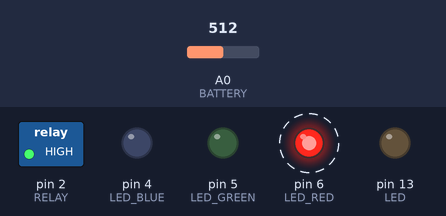
The sketch below on a simulated Arduino Nano, built with avr-gcc and run on an emulated ATmega328P. Shown: switched loads named in the sketch (green lamp = pin HIGH), output pins drawn as LEDs (lit = HIGH). Dashed ring = blinking. The inputs (shaded band) are chosen by the test bench; at power-on: A0 (BATTERY) = 512. What the sketch prints to the serial monitor is not drawn.

Above: at 0.3 s.
Timing chart, 0 to 3.0 s (numbered marks = the images above):
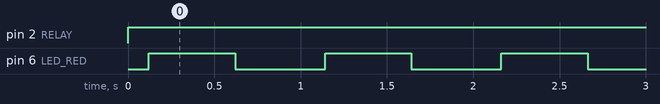

Measured:
- by itself, pin 2 (RELAY): LOW → HIGH at 0.00 s
- by itself, pin 6 (LED_RED): alternates HIGH for 0.50 s and LOW for 0.52 s

The sketch:

Ebike_Charger_Management.ino
```cpp
#include "Averager.h"

const int LED = 13;
const int LED_BLUE = 4;
const int LED_RED = 6;
const int LED_GREEN = 5;
const int RELAY = 2;
const int BATTERY = A0;

enum Color { red, green, blue, dark};
enum Relay { on, off };

const double VOLTAGE_MULTIPLIER = 0.0569;
const int HVC = 57.3;
const int DELAY = 500;


void setLedColor(enum Color input);
double getBatteryVoltage();
void turnRelay(enum Relay input);
void charge();
Averager aveg;


void setup() {
	pinMode(LED, OUTPUT);
	pinMode(LED_RED, OUTPUT);
	pinMode(LED_GREEN, OUTPUT);
	pinMode(LED_BLUE, OUTPUT);

	pinMode(RELAY, OUTPUT);

	pinMode(BATTERY, INPUT);
	Serial.begin(9600);
}


void loop() {


	charge();

	while (true)
	{
		Serial.println(getBatteryVoltage(), 3);
		delay(DELAY);
		//wait.
	}


}


void setLedColor(enum Color input)
{
	// clearing the previous color.
	digitalWrite(LED_RED, LOW);
	digitalWrite(LED_GREEN, LOW);
	digitalWrite(LED_BLUE, LOW);

	//setting color.
	switch (input)
	{
	case red:   digitalWrite(LED_RED, HIGH);   break;
	case green: digitalWrite(LED_GREEN, HIGH); break;
	case blue:  digitalWrite(LED_BLUE, HIGH); break;
	case dark:   break;
	}
}


double getBatteryVoltage()
{
	double batteryReading = analogRead(BATTERY);

	aveg.addNum(batteryReading * VOLTAGE_MULTIPLIER);

	return aveg.getAverage();

}


void turnRelay(enum Relay input)
{
	switch (input)
	{
	case on: digitalWrite(RELAY, HIGH); break;
	case off: digitalWrite(RELAY, LOW); break;
	}
}


void charge()
{
	turnRelay(on);

	while (getBatteryVoltage() < HVC)
	{
		Serial.println(getBatteryVoltage(), 3);

		for (int i = 0; i < 10; i++)
		{
			getBatteryVoltage();
			delay(10);
		}

		//blinking while charging.
		setLedColor(red);
		delay(DELAY);
		setLedColor(dark);
		delay(DELAY - 100);

	}

	turnRelay(off);
	setLedColor(green);

	//while (true)
	//{
	//	Serial.println(getBatteryVoltage(), 3);
	//	delay(DELAY);
	//	//wait.
	//}

}
```

Averager.cpp
```cpp
#include "Averager.h"

Averager::Averager()
{
}

void Averager::addNum(double addedNum)
{
	counter++;
	if (counter >= SIZE)
	{
		counter = 0;
	}

	array[counter] = addedNum;


}

double Averager::getAverage()
{
	double total = 0;

	for (int i = 0; i < SIZE; i++)
	{
		total += array[i];
	}

	return total / SIZE;
}
```

Averager.h
```cpp
#pragma once
const int SIZE = 200;

class Averager
{
public:
	Averager();
	void addNum(double addedNum);
	double getAverage();

private:
	int counter = 0;
	double array[SIZE];

};
```

BatteryPack.cpp
```cpp
#include "BatteryPack.h"


int BatteryPack::getCellVoltage(int cellNum)
{


}
```

BatteryPack.h
```cpp
#pragma once


class BatteryPack
{
public:
	BatteryPack();
	int getCellVoltage(int cellNum);

private:


};

BatteryPack::BatteryPack()
{

}
```
